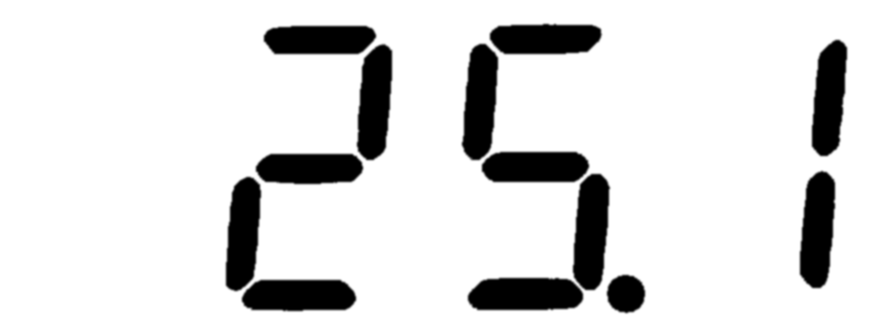
#> input picture 251.png, 887 x 334 px, given in place of 7_1079_crop_3.png, which was not available
$ python generate_distorted_images.py
#> lines starting #> are read from the running program, lines starting #| are printed output that depends on the picture; pictures that were not available may be replaced by others from this repository, and a replacement may not be noted
#> in process_image, img is the input picture: shape (334, 887, 3); min 0, max 255, mean 222.2
### DisplayUtils/TileDisplay.py
import cv2

start_y = 20
current_stack_y = start_y
current_stack_x = 0
current_stack_width = 0
min_width = 200
max_stack_y = 450
y_buffer = 25
x_buffer = 10

#控制展示的相关设置
def show_img(name, img):
#> called with name = 'orig'
    global current_stack_y, current_stack_x, current_stack_width
    height, width = img.shape[:2]
#> height = 334; width = 887
    if width < min_width:
        width = min_width
    if width > current_stack_width:
        current_stack_width = width
#> current_stack_width = 887
    cv2.imshow(name, img)
    cv2.moveWindow(name, current_stack_x, current_stack_y)
    current_stack_y += height + y_buffer
#> current_stack_y = 379
    if current_stack_y > max_stack_y:
        current_stack_y = start_y
        current_stack_x += current_stack_width + x_buffer


# [5 lines left out: function reset_tiles, not called in this run]

### ImageProcessing/OpenCVUtils.py
import cv2
import math


# http://stackoverflow.com/questions/22041699/rotate-an-image-without-cropping-in-opencv-in-c/33564950#33564950

#转换角度
def rotate_image(mat, angle):
    height, width = mat.shape[:2]
    image_center = (width / 2, height / 2)

    rotation_mat = cv2.getRotationMatrix2D(image_center, angle, 1)

    radians = math.radians(angle)
    sin = math.sin(radians)
    cos = math.cos(radians)
    bound_w = int((height * abs(sin)) + (width * abs(cos)))
    bound_h = int((height * abs(cos)) + (width * abs(sin)))

    rotation_mat[0, 2] += ((bound_w / 2) - image_center[0])
    rotation_mat[1, 2] += ((bound_h / 2) - image_center[1])

    rotated_mat = cv2.warpAffine(mat, rotation_mat, (bound_w, bound_h), borderValue=(255, 255, 255))
    return rotated_mat

#反转色彩
def inverse_colors(img):
    img = (255 - img)
    return img


# [22 lines left out: function sort_contours, not called in this run]

### generate_distorted_images.py
import cv2
import os
import sys
from DisplayUtils.TileDisplay import show_img
from ImageProcessing.OpenCVUtils import rotate_image

#先膨胀再腐蚀 为图像的闭运算 目的是去除图像上的黑点

#自定义 图像膨胀
def dilate_img(img, file_name, file_folder, show, write):
    #1<=literations<4 步长为2 前闭后开 即1或者3
#> called with file_name = '7_1079_crop_3', file_folder = 'training/7', show = True, write = True
    for iterations in range(1, 4, 2):
        for dilate in range(1, 4, 2):
            #卷积核
            kernel = cv2.getStructuringElement(cv2.MORPH_RECT, (dilate, dilate))
            dilated = cv2.dilate(img, kernel, iterations=iterations)
            #即-2，0,2
            for rot in range(-2, 3, 2):
                dst = rotate_image(dilated, rot)
                title = 'dilated-r-' + str(rot) + '-d-' + str(dilate) + '-i-' + str(iterations)
                if show:
                    show_img(title, dst)
                if write:
                    print ('Writing ' + file_folder + '/' + file_name + title + '.png')
                    cv2.imwrite(file_folder + '/' + file_name + title + '.png', dst)
#> this loop made 2 passes
#> pass 1, in show_img (call 2), `cv2.imshow(name, img)`:
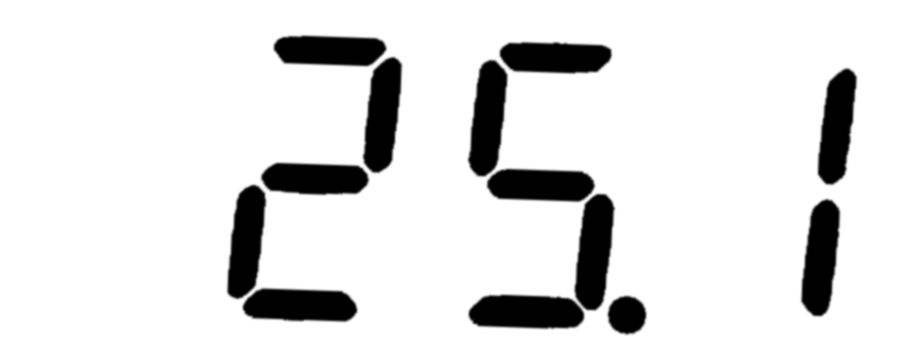
#> window 'dilated-r--2-d-1-i-1': shape (364, 898, 3); min 0, max 255, mean 225.3
#> pass 1, in show_img (call 4), `cv2.imshow(name, img)`:
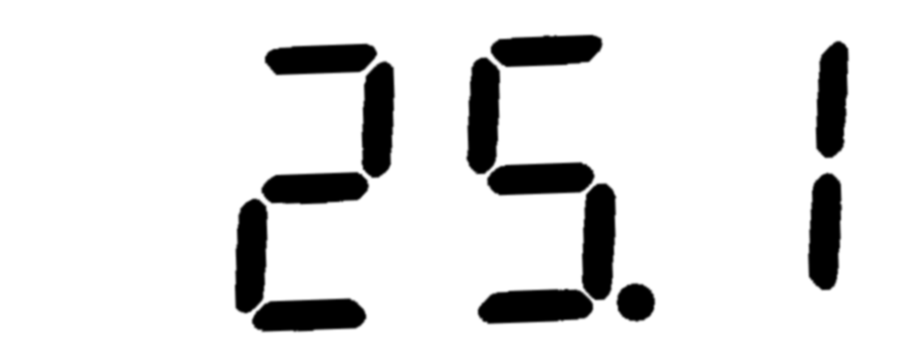
#> window 'dilated-r-2-d-1-i-1': shape (364, 898, 3); min 0, max 255, mean 225.3
#> pass 1, in show_img (call 5), `cv2.imshow(name, img)`:
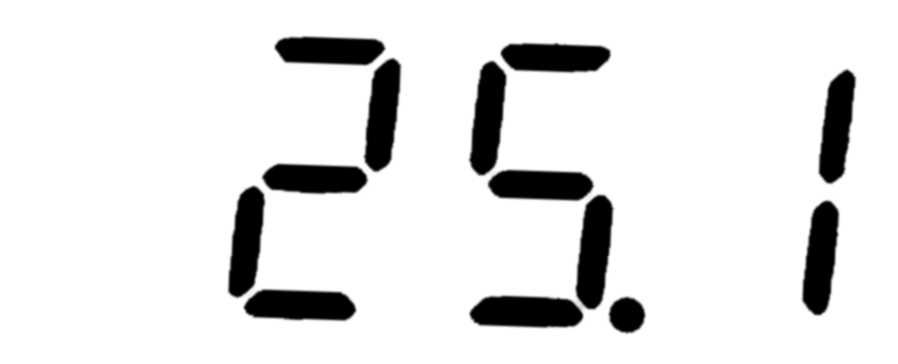
#> window 'dilated-r--2-d-3-i-1': shape (364, 898, 3); min 0, max 255, mean 228.1
#> pass 1, in show_img (call 6), `cv2.imshow(name, img)`:
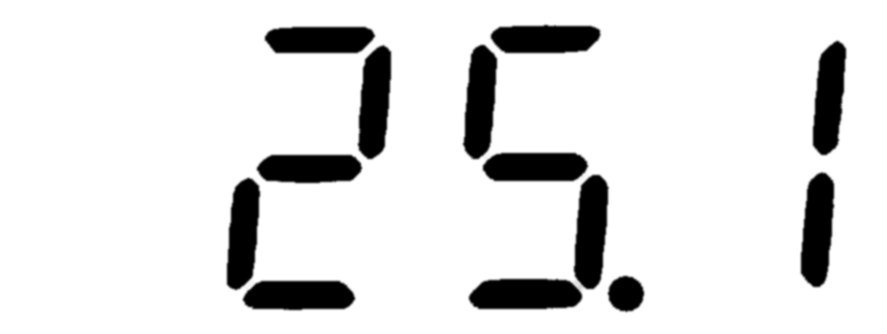
#> window 'dilated-r-0-d-3-i-1': shape (334, 887, 3); min 0, max 255, mean 225.3
#> after the loop:
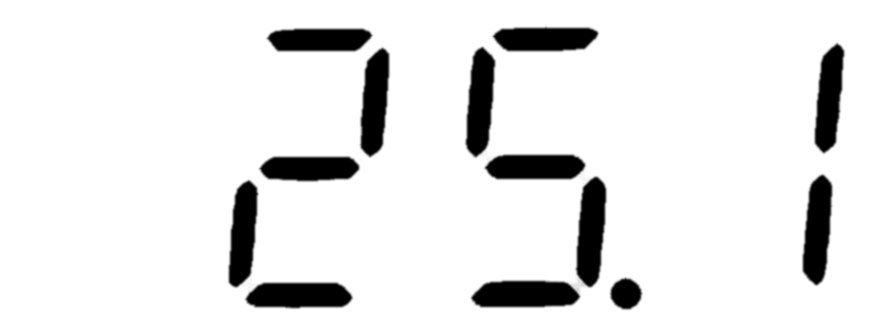
#> dilated: shape (334, 887, 3); min 0, max 255, mean 231.2

#自定义 图像侵蚀
def erode_img(img, file_name, file_folder, show, write):
    for iterations in range(1, 3):
        for erode in range(1, 4, 2):
            kernel = cv2.getStructuringElement(cv2.MORPH_RECT, (erode, erode))
            eroded = cv2.erode(img, kernel, iterations=iterations)
            for rot in range(-2, 3, 2):
                dst = rotate_image(eroded, rot)
                title = 'eroded-r-' + str(rot) + '-e-' + str(erode) + '-i-' + str(iterations)
                if show:
                    show_img(title, dst)
                if write:
                    cv2.imwrite(file_folder + '/' + file_name + title + '.png', dst)


def process_image(path, show=True, write=False):
    print (path)
    img = cv2.imread(path)
    if show:
        show_img('orig', img)

    file_folder, full_file = os.path.split(path)
    file_name = full_file.split('.')[0]

    # erode_img(img, file_name, file_folder, show, write)
    dilate_img(img, file_name, file_folder, show, write)


def show_distorted(path, show, write):
    process_image(path, show=show, write=write)
    cv2.waitKey(0)
    cv2.destroyAllWindows()


def process_directory(folder):
    for file_name in os.listdir(folder):
        if not file_name.startswith('.'):
            process_image(folder + file_name, show=False, write=True)


def main():
    img_file = 'training/7/7_1079_crop_3.png'
    show = True

    if len(sys.argv) == 2:
        img_file = sys.argv[1]
        show = False

    show_distorted(img_file, show, True)
    # For use if you want to generate extra images for all files in a directory
    # process_directory('training/8/')


if __name__ == "__main__":
    main()

$ run again, on iii.jpg
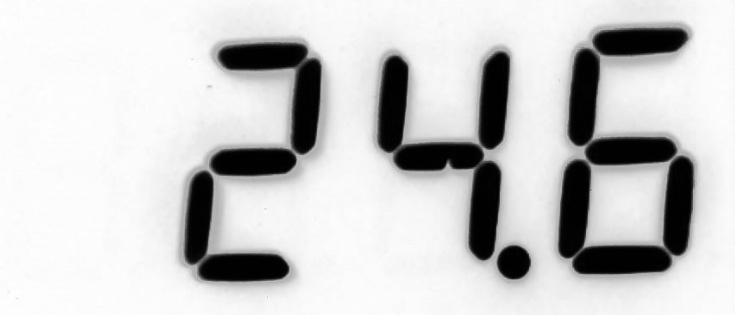
#> input picture iii.jpg, 735 x 315 px
#> in process_image, img is the input picture: shape (315, 735, 3); min 0, max 255, mean 202.4
#> the loop in dilate_img, `for iterations in range(1, 4, 2):` made 2 passes
#> pass 1, in dilate_img, `cv2.imwrite(file_folder + '/' + file_name + title + '.png', dst)`:
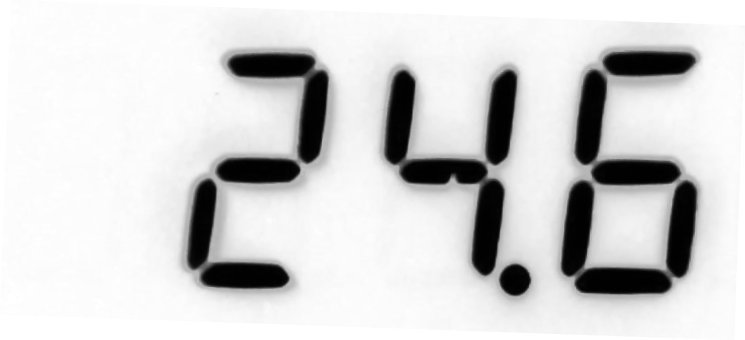
#> saved as iiidilated-r--2-d-3-i-1.png: shape (340, 745, 3); min 1, max 255, mean 210.9
#> after the loop in dilate_img, `for iterations in range(1, 4, 2):`:
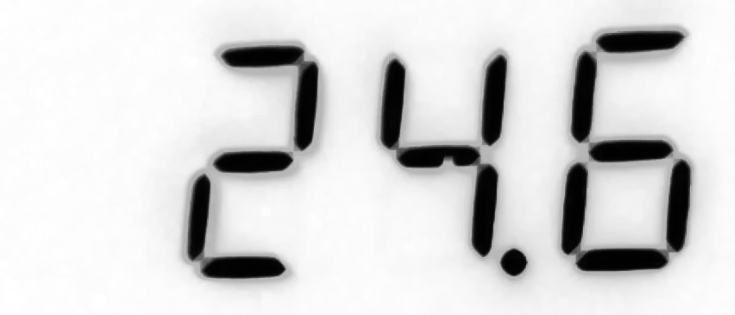
#> dilated: shape (315, 735, 3); min 1, max 255, mean 214.4
